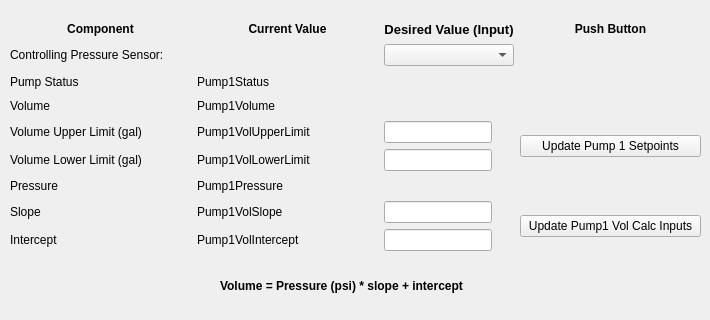
    <widget class="QWidget" name="TabPump1">
     <property name="enabled">
      <bool>true</bool>
     </property>
     <property name="accessibleName">
      <string/>
     </property>
     <attribute name="title">
      <string>Pump1</string>
     </attribute>
     <widget class="QWidget" name="gridLayoutWidget_5">
      <property name="geometry">
       <rect>
        <x>10</x>
        <y>20</y>
        <width>691</width>
        <height>231</height>
       </rect>
      </property>
      <layout class="QGridLayout" name="gridLayout_5">
       <item row="5" column="1">
        <widget class="QLabel" name="VariablePump1Upper">
         <property name="text">
          <string>Pump1VolUpperLimit</string>
         </property>
        </widget>
       </item>
       <item row="9" column="0">
        <widget class="QLabel" name="label_9">
         <property name="text">
          <string>Intercept</string>
         </property>
        </widget>
       </item>
       <item row="5" column="2">
        <widget class="QLineEdit" name="InputPump1VolUpper">
         <property name="sizePolicy">
          <sizepolicy hsizetype="Fixed" vsizetype="Fixed">
           <horstretch>0</horstretch>
           <verstretch>0</verstretch>
          </sizepolicy>
         </property>
         <property name="inputMethodHints">
          <set>Qt::ImhNone</set>
         </property>
        </widget>
       </item>
       <item row="0" column="2">
        <widget class="QLabel" name="label_2">
         <property name="font">
          <font>
           <pointsize>10</pointsize>
           <weight>75</weight>
           <bold>true</bold>
          </font>
         </property>
         <property name="text">
          <string>Desired Value (Input)</string>
         </property>
         <property name="alignment">
          <set>Qt::AlignCenter</set>
         </property>
        </widget>
       </item>
       <item row="8" column="0">
        <widget class="QLabel" name="label_8">
         <property name="text">
          <string>Slope</string>
         </property>
        </widget>
       </item>
       <item row="9" column="2">
        <widget class="QLineEdit" name="InputPump1VolIntercept">
         <property name="sizePolicy">
          <sizepolicy hsizetype="Fixed" vsizetype="Fixed">
           <horstretch>0</horstretch>
           <verstretch>0</verstretch>
          </sizepolicy>
         </property>
         <property name="alignment">
          <set>Qt::AlignCenter</set>
         </property>
        </widget>
       </item>
       <item row="3" column="1">
        <widget class="QLabel" name="VariablePump1Volume">
         <property name="text">
          <string>Pump1Volume</string>
         </property>
        </widget>
       </item>
       <item row="0" column="3">
        <widget class="QLabel" name="label_3">
         <property name="font">
          <font>
           <weight>75</weight>
           <bold>true</bold>
          </font>
         </property>
         <property name="text">
          <string>Push Button</string>
         </property>
         <property name="alignment">
          <set>Qt::AlignCenter</set>
         </property>
        </widget>
       </item>
       <item row="3" column="0">
        <widget class="QLabel" name="label_11">
         <property name="text">
          <string>Volume</string>
         </property>
        </widget>
       </item>
       <item row="8" column="2">
        <widget class="QLineEdit" name="InputPump1VolSlope">
         <property name="sizePolicy">
          <sizepolicy hsizetype="Fixed" vsizetype="Fixed">
           <horstretch>0</horstretch>
           <verstretch>0</verstretch>
          </sizepolicy>
         </property>
         <property name="alignment">
          <set>Qt::AlignCenter</set>
         </property>
        </widget>
       </item>
       <item row="8" column="1">
        <widget class="QLabel" name="VariablePump1VolSlope">
         <property name="text">
          <string>Pump1VolSlope</string>
         </property>
        </widget>
       </item>
       <item row="7" column="1">
        <widget class="QLabel" name="VariablePump1Pressure">
         <property name="text">
          <string>Pump1Pressure</string>
         </property>
        </widget>
       </item>
       <item row="1" column="2">
        <widget class="QComboBox" name="CBPump1PSensor"/>
       </item>
       <item row="6" column="2">
        <widget class="QLineEdit" name="InputPump1VolLower">
         <property name="sizePolicy">
          <sizepolicy hsizetype="Fixed" vsizetype="Fixed">
           <horstretch>0</horstretch>
           <verstretch>0</verstretch>
          </sizepolicy>
         </property>
        </widget>
       </item>
       <item row="7" column="0">
        <widget class="QLabel" name="label_13">
         <property name="text">
          <string>Pressure</string>
         </property>
        </widget>
       </item>
       <item row="5" column="0">
        <widget class="QLabel" name="LabelPump1UpperLimit">
         <property name="text">
          <string>Volume Upper Limit (gal)</string>
         </property>
        </widget>
       </item>
       <item row="0" column="1">
        <widget class="QLabel" name="label_6">
         <property name="font">
          <font>
           <weight>75</weight>
           <bold>true</bold>
          </font>
         </property>
         <property name="text">
          <string>Current Value</string>
         </property>
         <property name="alignment">
          <set>Qt::AlignCenter</set>
         </property>
        </widget>
       </item>
       <item row="8" column="3" rowspan="2">
        <widget class="QPushButton" name="ButtonUpdatePump1VolCalcInputs">
         <property name="inputMethodHints">
          <set>Qt::ImhNone</set>
         </property>
         <property name="text">
          <string>Update Pump1 Vol Calc Inputs</string>
         </property>
        </widget>
       </item>
       <item row="0" column="0">
        <widget class="QLabel" name="label_7">
         <property name="font">
          <font>
           <weight>75</weight>
           <bold>true</bold>
          </font>
         </property>
         <property name="text">
          <string>Component</string>
         </property>
         <property name="alignment">
          <set>Qt::AlignCenter</set>
         </property>
        </widget>
       </item>
       <item row="6" column="0">
        <widget class="QLabel" name="LabelPump1LowerLimit">
         <property name="text">
          <string>Volume Lower Limit (gal)</string>
         </property>
        </widget>
       </item>
       <item row="1" column="0" colspan="2">
        <widget class="QLabel" name="LabelPump1PSensor">
         <property name="text">
          <string>Controlling Pressure Sensor:</string>
         </property>
         <property name="alignment">
          <set>Qt::AlignLeading|Qt::AlignLeft|Qt::AlignVCenter</set>
         </property>
        </widget>
       </item>
       <item row="6" column="1">
        <widget class="QLabel" name="VariablePump1Lower">
         <property name="text">
          <string>Pump1VolLowerLimit</string>
         </property>
        </widget>
       </item>
       <item row="9" column="1">
        <widget class="QLabel" name="VariablePump1VolIntercept">
         <property name="text">
          <string>Pump1VolIntercept</string>
         </property>
        </widget>
       </item>
       <item row="5" column="3" rowspan="2">
        <widget class="QPushButton" name="ButtonUpdatePump1Setpoints">
         <property name="text">
          <string>Update Pump 1 Setpoints</string>
         </property>
        </widget>
       </item>
       <item row="2" column="0">
        <widget class="QLabel" name="label_31">
         <property name="text">
          <string>Pump Status</string>
         </property>
        </widget>
       </item>
       <item row="2" column="1">
        <widget class="QLabel" name="LabelPump1Status">
         <property name="text">
          <string>Pump1Status</string>
         </property>
        </widget>
       </item>
      </layout>
     </widget>
     <widget class="QLabel" name="label_15">
      <property name="geometry">
       <rect>
        <x>220</x>
        <y>260</y>
        <width>291</width>
        <height>51</height>
       </rect>
      </property>
      <property name="font">
       <font>
        <weight>75</weight>
        <bold>true</bold>
       </font>
      </property>
      <property name="text">
       <string>Volume = Pressure (psi) * slope + intercept</string>
      </property>
     </widget>
    </widget>
